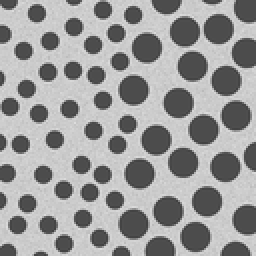
%> input picture ImageAnalyse/Task1/Fig4.tif, 128 x 128 px, shrunk from 600 x 600 before the run (shown 2 times larger)
$ octave Main_Gray.m   (GNU Octave 9; MATLAB toolbox functions it lacks are replaced by stand-ins)
%> lines starting %> are read from the running program, lines starting %| are printed output that depends on the picture; in (x1, y1, x2, y2) boxes, pixels count from 0 and x2, y2 are one past the last pixel; in counts of white or black regions, pixels touching at a corner belong together; the program's own positions count from 1
%> further down, fig4 is the input picture: size 128x128 uint8; min 62, max 222, mean 153.6
### ImageAnalyse/Task1/GetElementEnty.m
function E = GetElementEnty(R)
%> called with R = 30
%GETELEMENTENTY 此处显示有关此函数的摘要
%   此处显示详细说明
E = zeros(R,R);
for i = -R:1:R
    for j= -R:1:R
        if(i^2 + j^2 <= R^2)
            E(i+R+1,j+R+1) = 1;
        else
            E(i+R+1,j+R+1) = 0;
        end
    end
end
end

### ImageAnalyse/Task1/Dilation.m
function fig_d = My_dilation(fig,E)
%MY_DILATION 膨胀函数，使用卷积
% fig 是传入二值矩阵，E是结构元素
% 以B的结构元进行腐蚀
E = rot90(E,2);
%% 得到图像尺寸
[M,N] = size(fig);
%> M = 128; N = 128

%% 得到B的尺度
[m,n] = size(E);
m_2 = floor((m+1)/2);
n_2 = floor((n+1)/2);
%disp(m_2)
%disp(n_2)
%% 图像延拓
fig = [fig(:,n-1:-1:1),fig,fig(:,N:-1:N-n+2)];
fig = [fig(m-1:-1:1,:);fig;fig(M:-1:M-m+2,:)];
%> fig: size 248x248 uint8
fig = double(fig);
%> fig: size 248x248 double

%% 图像膨胀
fig_d = zeros(M,N,'uint8');
for i = 1:M
    for j = 1:N
        im_sub = fig(i+m_2-1:i+m_2+m-2,j+n_2-1:j+n_2+n-2);
        C = im_sub.*E;
        fig_d(i,j) = max(C(:));
    end
end
end

### ImageAnalyse/Task1/Erosion.m
function fig_e = Erosion(fig,E)
%MY_ELAPTION 腐蚀函数
%   fig是二值矩阵，E是结构元素

%% 获得图像尺寸
[H,W] = size(fig); %918 * 2018
%> H = 128; W = 128

%% 获得结构元素的尺寸
[h,w] = size(E);
h_2 = floor((h+1)/2);
w_2 = floor((w+1)/2);
E = double(E);

%% 图像padding
fig = [fig(:,w-1:-1:1),fig,fig(:,W:-1:W-w+2)];
%> fig: size 128x248 uint8
fig = [fig(h-1:-1:1,:);fig;fig(H:-1:H-h+2,:)];
%> fig: size 248x248 uint8
fig = double(fig);
%> fig: size 248x248 double
%% 图像腐蚀
fig_e = zeros(H,W,'uint8');
for i = 1:H
    for j = 1:W
        fig_sub = fig(i+h_2-1:i+h_2+h-2,j+w_2-1:j+w_2+w-2);
        C = fig_sub.*E + 255*(1-E);
        fig_e(i,j) = min(C(:));
    end
    %disp(im_e)
end

### ImageAnalyse/Task1/Gradiant.m
function [fig_ed,fig_deed,fig_side] = Gradiant(fig)
%UNTITLED 此处显示有关此函数的摘要
%   此处显示详细说明
E1 = GetElementEnty(30);
fig_ed = Erosion(Dilation(fig,E1),E1);

E2 = GetElementEnty(60);
fig_deed = Dilation(Erosion(fig_ed,E2),E2);
%> after the loop in Erosion (call 2), `for i = 1:H`:
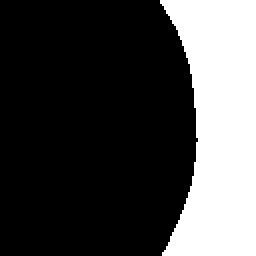
%> fig_e: size 128x128 uint8 (shown 2 times larger); values 218 (black) and 219 (white), 27.7% white; 1 white region, box (x1, y1, x2, y2) and area: (80, 0, 128, 128) 4536
%> in My_dilation (call 2), `fig = [fig(:,n-1:-1:1),fig,fig(:,N:-1:N-n+2)];`:
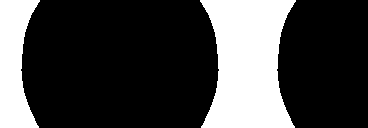
%> fig: size 128x368 uint8; values 218 (black) and 219 (white), 26.7% white; 2 white regions, box (x1, y1, x2, y2) and area: (200, 0, 296, 128) 9072, (0, 0, 40, 128) 3512
%> in My_dilation (call 2), `fig = [fig(m-1:-1:1,:);fig;fig(M:-1:M-m+2,:)];`:
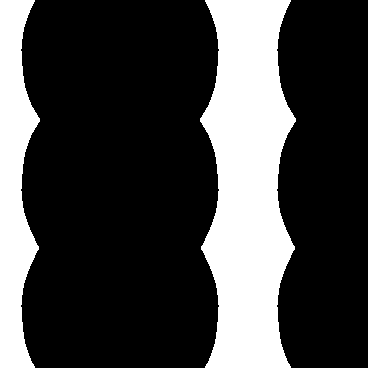
%> fig: size 368x368 uint8; values 218 (black) and 219 (white), 26.4% white; 2 white regions, box (x1, y1, x2, y2) and area: (200, 0, 296, 368) 25756, (0, 0, 40, 368) 9934
%> after the loop in My_dilation (call 2), `for i = 1:M`:
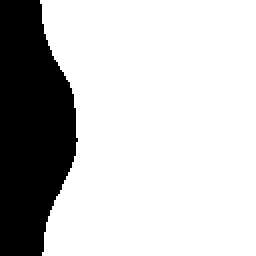
%> fig_d: size 128x128 uint8 (shown 2 times larger); values 218 (black) and 219 (white), 76.9% white; 1 black region, box (x1, y1, x2, y2) and area: (0, 0, 39, 128) 3792

[H,W] = size(fig);
%> H = 128; W = 128
fig_f = double(fig);

%% padding
fig_f = [fig_f(:,1:-1:1),fig_f,fig_f(:,W-1:W)];
%> fig_f: size 128x131 double
fig_f = [fig_f(1:-1:1,:);fig_f;fig_f(H-1:H,:)];
%> fig_f: size 131x131 double
fig_f = double(fig_f);

E3(1:3,1:3) = 1;
fig_e = zeros(H,W);
fig_d = zeros(H,W);
for i = 1:H
    for j = 1:W
        fig_sub = fig_f(i:i+2,j:j+2);
        C = fig_sub .* E3;
        fig_e(i,j) = min(C(:));
        fig_d(i,j) = max(C(:));
    end
end
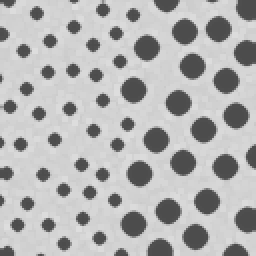
%> fig_d: size 128x128 double (shown 2 times larger); min 76, max 222, mean 178.1
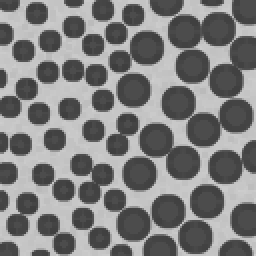
%> fig_e: size 128x128 double (shown 2 times larger); min 62, max 208, mean 125.8
fig_side = uint8(fig_d - fig_e);
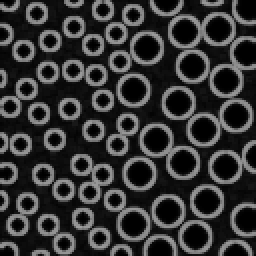
%> fig_side: size 128x128 uint8 (shown 2 times larger); min 0, max 157, mean 52.3
end

### ImageAnalyse/Task1/Main_Gray.m
clear;clc;
% [43 lines of commented-out code are left out]
fig4 = imread("Fig4.tif");
[fig4_ed,fig4_deed,fig_side] = Gradiant(fig4);
figure;
subplot(221); imshow(fig4); title('图像'); axis on
subplot(222); imshow(fig4_ed); title('大斑点图像'); axis on
subplot(223); imshow(fig4_deed); title('边界图像'); axis on
subplot(224); imshow(fig_side); title('边界+原图像'); axis on
